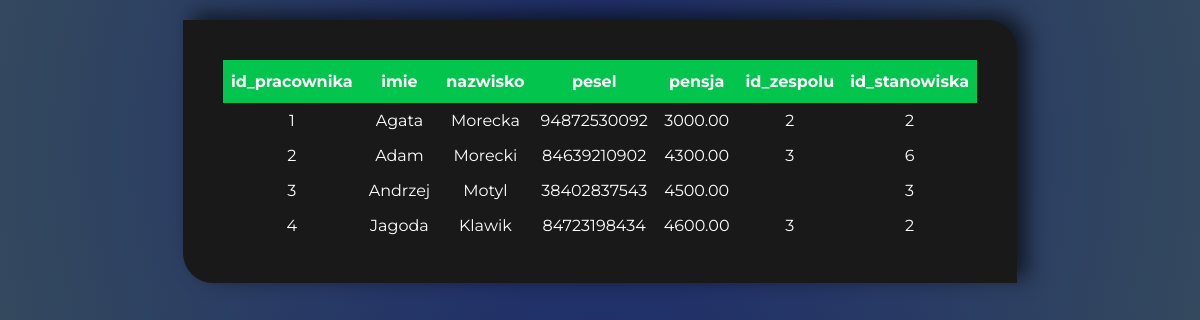
The app's page /tiles/raportWorkers.php (signed in) with its own data.
### tables this page shows
CREATE TABLE `pracownicy` (
  `id_pracownika` int(11) NOT NULL,
  `imie` varchar(32) DEFAULT NULL,
  `nazwisko` varchar(32) DEFAULT NULL,
  `pesel` char(11) DEFAULT NULL,
  `pensja` decimal(15,2) DEFAULT NULL,
  `id_zespolu` int(11) DEFAULT NULL,
  `id_stanowiska` int(11) DEFAULT NULL
);

### tiles/raportWorkers.php (the view, shortened to what this page needs)
<?php
require("../php/database.php");
?>
<!DOCTYPE HTML>
<html lang="pl">
<head>
    <link rel="stylesheet" href="../styles/style.css" type="text/css" />
    <link rel="stylesheet" href="../styles/pageStyle.css" type="text/css" />
</head>
<body>
    <?php
    $qst = "SELECT * FROM pracownicy";
    $query = mysqli_query($connection, $qst);
    ?>
    <div class="contentMain">
        <?php
        echo "<table class='fetchTable'>";
        echo "<thead>";
        echo "<tr>";
        for ($i = 0; $i < 7; $i++) {
            echo "<th>" . mysqli_fetch_field_direct($query, $i)->name . "</th>";
        }
        echo "</tr>";
        echo "</thead><tbody>";
        while ($row = mysqli_fetch_array($query)) {
            echo "<tr>";
            echo "<td>" . $row['id_pracownika'] . "</td><td>" .
                $row['imie'] . "</td><td>" .
                $row['nazwisko'] . "</td><td>" .
                $row['pesel'] . "</td><td>" .
                $row['pensja'] . "</td><td>" .
                $row['id_zespolu'] . "</td><td>" .
                $row['id_stanowiska'] . "</td>";
            echo "<tr>";
        }
        echo "</tbody></table>";
        ?>
    </div>
</body>
</html>

### styles/style.css (style rules this page uses)
html { scroll-behavior: smooth; }
* { color: white; font-family: "Montserrat", sans-serif; }
body { background: rgb(27, 41, 108); background: radial-gradient( circle, rgba(27, 41, 108, 1) 0%, rgba(52, 73, 94, 1) 100% ); margin: 0; padding: 0; }
.contentMain { width: fit-content; max-width: 1300px; height: auto; padding: 40px; margin: 20px auto 20px auto; text-align: center; background: #191919; border-radius: 0 30px 0 30px; -webkit-touch-callout: none; -webkit-user-select: none; -khtml-user-select: none; -moz-user-select: none; -ms-user-select: none; user-select: none; transition: 0.4s ease; box-shadow: 10px -6px 19px 1px rgba(0, 0, 0, 0.59); -webkit-box-shadow: 10px -6px 19px 1px rgba(0, 0, 0, 0.59); -moz-box-shadow: 10px -6px 19px 1px rgba(0, 0, 0, 0.59); }

### styles/pageStyle.css (style rules this page uses)
.fetchTable { border-collapse: collapse; margin: auto; padding: 20px; width: fit-content; height: auto; }
.fetchTable td, .fetchTable th { padding: 8px; }
.fetchTable th { padding-top: 12px; padding-bottom: 12px; text-align: center; background-color: #03c44d; color: white; }

### records on screen
pracownicy: id_pracownika "1", imie "Agata", nazwisko "Morecka", pesel "94872530092", pensja "3000.00", id_zespolu "2", id_stanowiska "2"
pracownicy: id_pracownika "2", imie "Adam", nazwisko "Morecki", pesel "84639210902", pensja "4300.00", id_zespolu "3", id_stanowiska "6"
pracownicy: id_pracownika "3", imie "Andrzej", nazwisko "Motyl", pesel "38402837543", pensja "4500.00", id_stanowiska "3"
pracownicy: id_pracownika "4", imie "Jagoda", nazwisko "Klawik", pesel "84723198434", pensja "4600.00", id_zespolu "3", id_stanowiska "2"

### other values on screen
mysqli_fetch_field_direct($query, $i)->name "id_pracownika"
mysqli_fetch_field_direct($query, $i)->name "imie"
mysqli_fetch_field_direct($query, $i)->name "nazwisko"
mysqli_fetch_field_direct($query, $i)->name "pesel"
mysqli_fetch_field_direct($query, $i)->name "pensja"
mysqli_fetch_field_direct($query, $i)->name "id_zespolu"
mysqli_fetch_field_direct($query, $i)->name "id_stanowiska"
